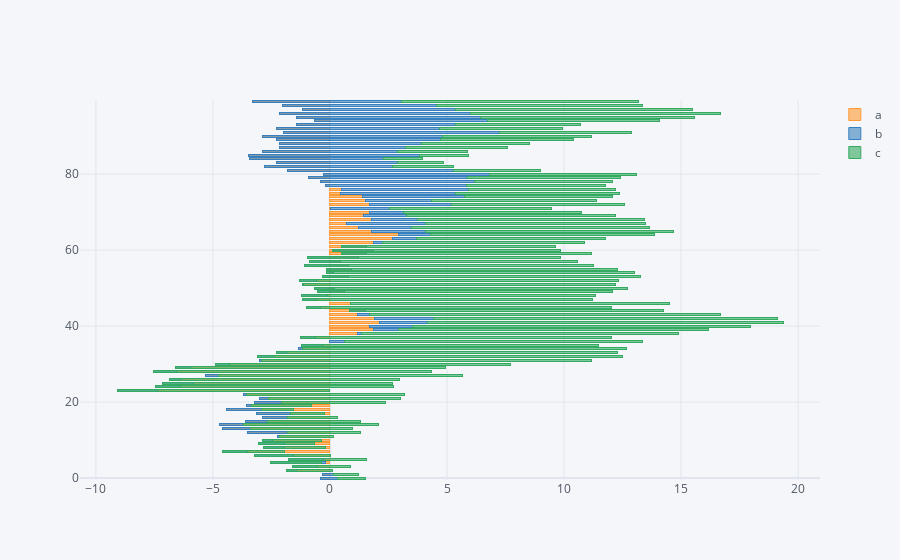

Here is the notebook cell this chart was saved with:
### Code cell
df.iplot(kind='barh', barmode='stack', bargap=0.5)
